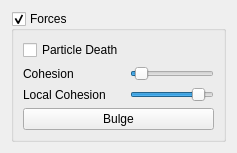
              <widget class="QWidget" name="m_linkedParticleTab">
               <attribute name="title">
                <string>Linked</string>
               </attribute>
               <layout class="QGridLayout" name="gridLayout_7">
                <item row="0" column="0">
                 <widget class="QGroupBox" name="m_LP_forces">
                  <property name="enabled">
                   <bool>true</bool>
                  </property>
                  <property name="sizePolicy">
                   <sizepolicy hsizetype="Expanding" vsizetype="Fixed">
                    <horstretch>0</horstretch>
                    <verstretch>0</verstretch>
                   </sizepolicy>
                  </property>
                  <property name="title">
                   <string>Forces</string>
                  </property>
                  <property name="checkable">
                   <bool>true</bool>
                  </property>
                  <layout class="QGridLayout" name="gridLayout_5">
                   <item row="1" column="0">
                    <widget class="QLabel" name="label_LP_cohesion">
                     <property name="text">
                      <string>Cohesion</string>
                     </property>
                    </widget>
                   </item>
                   <item row="1" column="1">
                    <widget class="QSlider" name="m_LP_cohesion">
                     <property name="autoFillBackground">
                      <bool>false</bool>
                     </property>
                     <property name="minimum">
                      <number>0</number>
                     </property>
                     <property name="maximum">
                      <number>90</number>
                     </property>
                     <property name="value">
                      <number>5</number>
                     </property>
                     <property name="orientation">
                      <enum>Qt::Horizontal</enum>
                     </property>
                     <property name="invertedAppearance">
                      <bool>false</bool>
                     </property>
                     <property name="invertedControls">
                      <bool>false</bool>
                     </property>
                    </widget>
                   </item>
                   <item row="2" column="1">
                    <widget class="QSlider" name="m_LP_localCohesion">
                     <property name="autoFillBackground">
                      <bool>false</bool>
                     </property>
                     <property name="minimum">
                      <number>0</number>
                     </property>
                     <property name="maximum">
                      <number>90</number>
                     </property>
                     <property name="value">
                      <number>80</number>
                     </property>
                     <property name="orientation">
                      <enum>Qt::Horizontal</enum>
                     </property>
                     <property name="invertedAppearance">
                      <bool>false</bool>
                     </property>
                     <property name="invertedControls">
                      <bool>false</bool>
                     </property>
                    </widget>
                   </item>
                   <item row="2" column="0">
                    <widget class="QLabel" name="label_LP_local_cohesion">
                     <property name="text">
                      <string>Local Cohesion</string>
                     </property>
                    </widget>
                   </item>
                   <item row="3" column="0" colspan="2">
                    <widget class="QPushButton" name="LP_bulge">
                     <property name="text">
                      <string>Bulge</string>
                     </property>
                    </widget>
                   </item>
                   <item row="0" column="0">
                    <widget class="QCheckBox" name="m_LP_particleDeath">
                     <property name="text">
                      <string>Particle Death</string>
                     </property>
                    </widget>
                   </item>
                  </layout>
                 </widget>
                </item>
               </layout>
              </widget>
